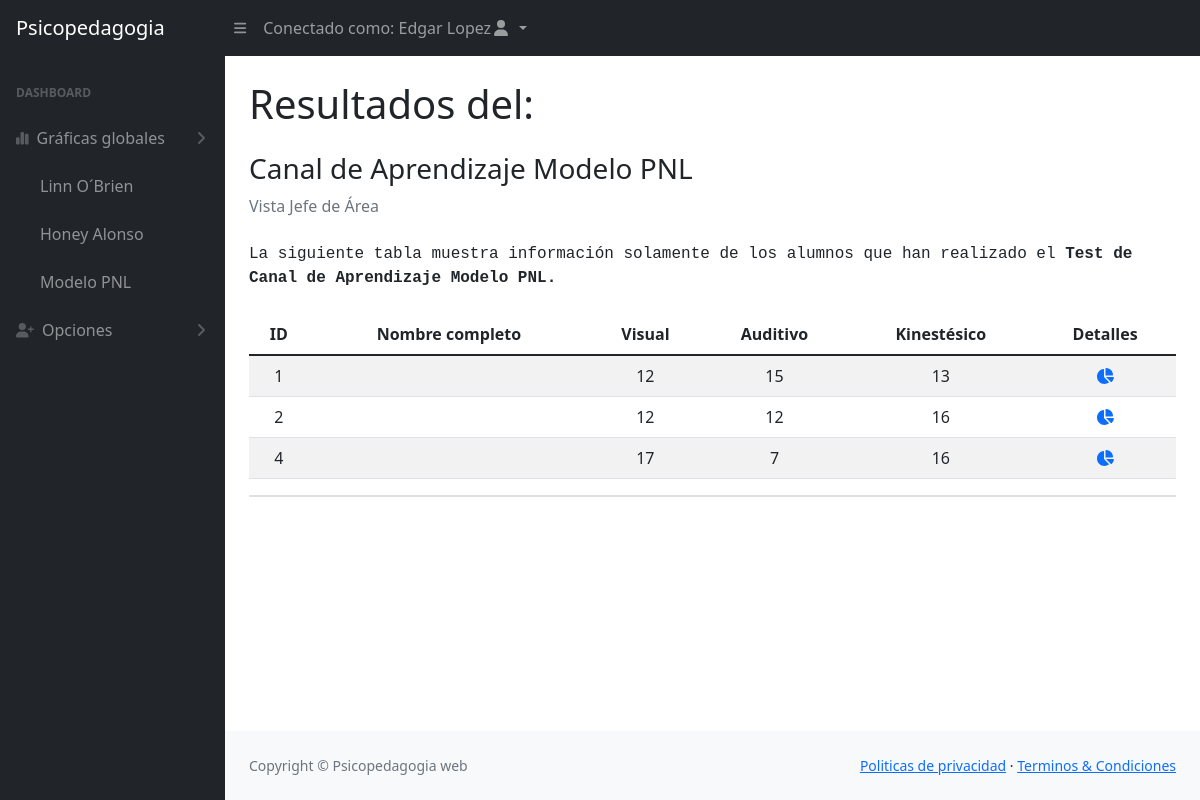
The app's page /jefe/ver_test2.php (signed in) with its own data.
### tables this page shows
CREATE TABLE `pnl` (
  `id` int(100) NOT NULL,
  `nombre` varchar(255) NOT NULL,
  `p1` int(100) NOT NULL,
  `p2` int(100) NOT NULL,
  `p3` int(100) NOT NULL,
  `p4` int(100) NOT NULL,
  `p5` int(100) NOT NULL,
  `p6` int(100) NOT NULL,
  `p7` int(100) NOT NULL,
  `p8` int(100) NOT NULL,
  `p9` int(100) NOT NULL,
  `p10` int(100) NOT NULL,
  `p11` int(100) NOT NULL,
  `p12` int(100) NOT NULL,
  `p13` int(100) NOT NULL,
  `p14` int(100) NOT NULL,
  `p15` int(100) NOT NULL,
  `p16` int(100) NOT NULL,
  `p17` int(100) NOT NULL,
  `p18` int(100) NOT NULL,
  `p19` int(100) NOT NULL,
  `p20` int(100) NOT NULL,
  `p21` int(100) NOT NULL,
  `p22` int(100) NOT NULL,
  `p23` int(100) NOT NULL,
  `p24` int(100) NOT NULL,
  `p25` int(100) NOT NULL,
  `p26` int(100) NOT NULL,
  `p27` int(100) NOT NULL,
  `p28` int(100) NOT NULL,
  `p29` int(100) NOT NULL,
  `p30` int(100) NOT NULL,
  `p31` int(100) NOT NULL,
  `p32` int(100) NOT NULL,
  `p33` int(100) NOT NULL,
  `p34` int(100) NOT NULL,
  `p35` int(100) NOT NULL,
  `p36` int(100) NOT NULL,
  `p37` int(100) NOT NULL,
  `p38` int(100) NOT NULL,
  `p39` int(100) NOT NULL,
  `p40` int(100) NOT NULL
);

### jefe/ver_test2.php (the view, shortened to what this page needs)
<!DOCTYPE html>
<html lang="es">
    <head>
        <link href="css/styles.css" rel="stylesheet" />
        <link rel="stylesheet" href="https://cdnjs.cloudflare.com/ajax/libs/bootstrap/5.1.3/css/bootstrap.min.css">
    </head>
    <body class="sb-nav-fixed">
        <nav class="sb-topnav navbar navbar-expand navbar-dark bg-dark">
            <a class="navbar-brand ps-3" href="dash_jefe.php">Psicopedagogia</a>
            <button class="btn btn-link btn-sm order-1 order-lg-0 me-4 me-lg-0" id="sidebarToggle" href="#!"><i class="fas fa-bars"></i></button>
            <ul class="navbar-nav ml-auto ms-md-0 me-3 me-lg-4">
                <li class="nav-item dropdown">
                    <a class="nav-link dropdown-toggle" id="navbarDropdown" href="#" role="button" data-bs-toggle="dropdown" aria-expanded="false">Conectado como: <?php echo ($_SESSION['nombre']);?><i class="fas fa-user fa-fw"></i>
                    </a>
                </li>
            </ul>
        </nav>
        <div id="layoutSidenav">
            <div id="layoutSidenav_nav">
                <nav class="sb-sidenav accordion sb-sidenav-dark" id="sidenavAccordion">
                    <div class="sb-sidenav-menu">
                        <div class="nav">
                            <div class="sb-sidenav-menu-heading">Dashboard</div>
                            <a class="nav-link collapsed" href="#" data-bs-toggle="collapse" data-bs-target="#collapseLayouts" aria-expanded="false" aria-controls="collapseLayouts">
                                <div class="sb-nav-link-icon"><i class="fa-solid fa-chart-simple"></i></div>
                                Gráficas globales
                                <div class="sb-sidenav-collapse-arrow"><i class="fas fa-angle-down"></i></div>
                            </a>
                            <div class="collapse show" id="collapseLayouts" aria-labelledby="headingOne" data-bs-parent="#sidenavAccordion">
                                <nav class="sb-sidenav-menu-nested nav">
                                    <a class="nav-link" href="ver_alumnos_test1global.php">Linn O´Brien</a>
                                    <a class="nav-link" href="honey-test3.php">Honey Alonso</a>
                                    <a class="nav-link" href="pnl_test2.php">Modelo PNL</a>
                                </nav>
                            </div>
                            <a class="nav-link collapsed" href="#" data-bs-toggle="collapse" data-bs-target="#collapseLayouts" aria-expanded="false" aria-controls="collapseLayouts">
                                <div class="sb-nav-link-icon"><i class="fa-solid fa-user-plus"></i></div>
                                Opciones
                                <div class="sb-sidenav-collapse-arrow"><i class="fas fa-angle-down"></i></div>
                            </a>
                        </div>
                    </div>
                </nav>
            </div>
            <div id="layoutSidenav_content">
                <main>
                    <div class="container-fluid px-4">
                        <h1 class="mt-4">Resultados del:</h1>
                        <h3 class="mt-4">Canal de Aprendizaje Modelo PNL</h3>
                        <ol class="breadcrumb mb-4">
                            <li class="breadcrumb-item active">Vista Jefe de Área</li>
                        </ol>
                        <div class="row">
                        <div class="container">
                        <table class="table table-striped text-center">
                            <div class="font-monospace">La siguiente tabla muestra información solamente de los alumnos que han realizado el <strong>Test de Canal de Aprendizaje Modelo PNL.</strong></div>
                            <br>
                                <thead class="thead-dark">
                                    <tr>
                                        <th>ID</th>
                                        <th>Nombre completo</th>
                                        <th>Visual</th>
                                        <th>Auditivo</th>
                                        <th>Kinestésico</th>
                                        <th>Detalles</th>
                                    </tr>
                                </thead>
                                <tbody>
                                    <?php
                                    require_once('../config.php');
                                    $con = new mysqli($hostname, $username, $password, $dbname);
                                    $sql = "SELECT * FROM pnl";
                                    $result = $con->query($sql);
                                    mysqli_data_seek($result, 0);
while ($mostrar = mysqli_fetch_array($result)) {
$visualCount = ($mostrar['p1'] == 2) + ($mostrar['p2'] == 1) + ($mostrar['p3'] == 2) + ($mostrar['p4'] == 3) +
            ($mostrar['p5'] == 3) + ($mostrar['p6'] == 2) + ($mostrar['p7'] == 1) + ($mostrar['p8'] == 2) +
            ($mostrar['p9'] == 1) + ($mostrar['p10'] == 3) + ($mostrar['p11'] == 2) + ($mostrar['p12'] == 2) +
            ($mostrar['p13'] == 3) + ($mostrar['p14'] == 1) + ($mostrar['p15'] == 2) + ($mostrar['p16'] == 1) +
            ($mostrar['p17'] == 3) + ($mostrar['p18'] == 3) + ($mostrar['p19'] == 1) + ($mostrar['p20'] == 1) +
            ($mostrar['p21'] == 2) + ($mostrar['p22'] == 3) + ($mostrar['p23'] == 1) + ($mostrar['p24'] == 2) +
            ($mostrar['p25'] == 1) + ($mostrar['p26'] == 3) + ($mostrar['p27'] == 2) + ($mostrar['p28'] == 3) +
            ($mostrar['p29'] == 2) + ($mostrar['p30'] == 3) + ($mostrar['p31'] == 2) + ($mostrar['p32'] == 3) +
            ($mostrar['p33'] == 1) + ($mostrar['p34'] == 2) + ($mostrar['p35'] == 2) + ($mostrar['p36'] == 1) +
            ($mostrar['p37'] == 1) + ($mostrar['p38'] == 2) + ($mostrar['p39'] == 2) + ($mostrar['p40'] == 3);
$auditivoCount = ($mostrar['p1'] == 1) + ($mostrar['p2'] == 3) + ($mostrar['p3'] == 1) + ($mostrar['p4'] == 2) +
                ($mostrar['p5'] == 2) + ($mostrar['p6'] == 1) + ($mostrar['p7'] == 2) + ($mostrar['p8'] == 1) +
                ($mostrar['p9'] == 3) + ($mostrar['p10'] == 2) + ($mostrar['p11'] == 1) + ($mostrar['p12'] == 3) +
                ($mostrar['p13'] == 1) + ($mostrar['p14'] == 2) + ($mostrar['p15'] == 1) + ($mostrar['p16'] == 3) +
                ($mostrar['p17'] == 2) + ($mostrar['p18'] == 1) + ($mostrar['p19'] == 2) + ($mostrar['p20'] == 3) +
                ($mostrar['p21'] == 3) + ($mostrar['p22'] == 1) + ($mostrar['p23'] == 2) + ($mostrar['p24'] == 1) +
                ($mostrar['p25'] == 2) + ($mostrar['p26'] == 2) + ($mostrar['p27'] == 1) + ($mostrar['p28'] == 2) +
                ($mostrar['p29'] == 3) + ($mostrar['p30'] == 2) + ($mostrar['p31'] == 1) + ($mostrar['p32'] == 1) +
                ($mostrar['p33'] == 3) + ($mostrar['p34'] == 1) + ($mostrar['p35'] == 3) + ($mostrar['p36'] == 3) +
                ($mostrar['p37'] == 2) + ($mostrar['p38'] == 3) + ($mostrar['p39'] == 3) + ($mostrar['p40'] == 1);
$kinestesicoCount = ($mostrar['p1'] == 3) + ($mostrar['p2'] == 2) + ($mostrar['p3'] == 3) + ($mostrar['p4'] == 1) +
                    ($mostrar['p5'] == 1) + ($mostrar['p6'] == 3) + ($mostrar['p7'] == 3) + ($mostrar['p8'] == 3) +
                    ($mostrar['p9'] == 2) + ($mostrar['p10'] == 1) + ($mostrar['p11'] == 3) + ($mostrar['p12'] == 1) +
                    ($mostrar['p13'] == 2) + ($mostrar['p14'] == 3) + ($mostrar['p15'] == 3) + ($mostrar['p16'] == 2) +
                    ($mostrar['p17'] == 1) + ($mostrar['p18'] == 2) + ($mostrar['p19'] == 3) + ($mostrar['p20'] == 2) +
                    ($mostrar['p21'] == 1) + ($mostrar['p22'] == 2) + ($mostrar['p23'] == 3) + ($mostrar['p24'] == 3) +
                    ($mostrar['p25'] == 3) + ($mostrar['p26'] == 1) + ($mostrar['p27'] == 3) + ($mostrar['p28'] == 1) +
                    ($mostrar['p29'] == 1) + ($mostrar['p30'] == 1) + ($mostrar['p31'] == 3) + ($mostrar['p32'] == 2) +
                    ($mostrar['p33'] == 2) + ($mostrar['p34'] == 3) + ($mostrar['p35'] == 1) + ($mostrar['p36'] == 2) +
                    ($mostrar['p37'] == 3) + ($mostrar['p38'] == 1) + ($mostrar['p39'] == 1) + ($mostrar['p40'] == 2);
?>
                                        <tr>
                                            <td><?php echo $mostrar['id'] ?></td>
                                            <td><?php echo $mostrar['nombre'] ?></td>
                                            <td><?php echo $visualCount; ?></td>
                                            <td><?php echo $auditivoCount; ?></td>
                                            <td><?php echo $kinestesicoCount; ?></td>
                                            <td>
                                                <a href="#" data-bs-toggle="modal" data-bs-target="#recordModal<?php echo $mostrar['id']; ?>">
                                                    <i class="fas fa-chart-pie"></i>
                                                </a>
                                            </td>
                                        </tr>
                                        <?php
                                    }
                                    ?>
                                </tbody>
                            </table>
                        </div>
                        </div>
                        <div class="card mb-4">
                        </div>
                    </div>
                </main>
                <footer class="py-4 bg-light mt-auto">
                    <div class="container-fluid px-4">
                        <div class="d-flex align-items-center justify-content-between small">
                            <div class="text-muted">Copyright &copy; Psicopedagogia web</div>
                            <div>
                                <a href="#">Politicas de privacidad</a>
                                &middot;
                                <a href="#">Terminos &amp; Condiciones</a>
                            </div>
                        </div>
                    </div>
                </footer>
            </div>
        </div>
    </body>
</html>

### records on screen
pnl: id "1", visualCount "12", auditivoCount "15", kinestesicoCount "13"
pnl: id "2", visualCount "12", auditivoCount "12", kinestesicoCount "16"
pnl: id "4", visualCount "17", auditivoCount "7", kinestesicoCount "16"

### other values on screen
$_SESSION['nombre'] "Edgar Lopez"
